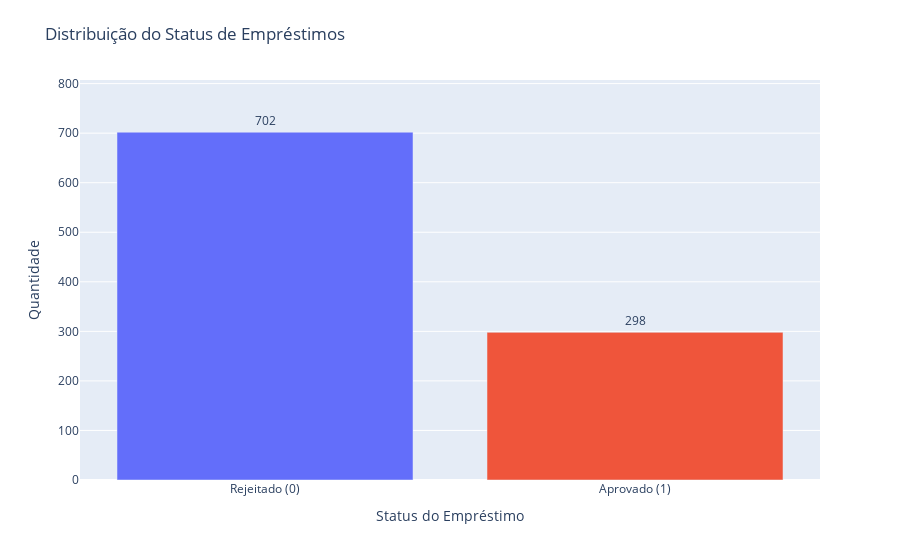

Source (notebook cell):
### Markdown cell above
#### **Gráfico: Status do Empréstimo**

### Code cell
loan_status_count = df['Loan_Approved'].value_counts().reset_index()
loan_status_count.columns = ["Loan_approved", "count"]
fig_loan_status = px.bar( loan_status_count,
                         x='Loan_approved',
                         y='count', color='Loan_approved',
                         text='count',
                         title='Distribuição do Status de Empréstimos',
                         labels={'Loan_approved': 'Status do Empréstimo', 'count': 'Número de Solicitações'} )

fig_loan_status.update_traces(textposition='outside')
fig_loan_status.update_layout( xaxis=dict(tickmode='array',
                                          tickvals=[0, 1],
                                          ticktext=['Rejeitado (0)', 'Aprovado (1)']),
                                          showlegend=False, yaxis_title='Quantidade',
                                          xaxis_title='Status do Empréstimo', )

max_y = loan_status_count['count'].max()
fig_loan_status.update_yaxes(range=[0, max_y * 1.15])
fig_loan_status.update_layout(margin=dict(t=80))
fig_loan_status.show()

### Figure 1 — Plotly figure (JSON) as saved in the notebook; plotly's stock layout.template omitted (floating-point values rounded to 4 significant figures)
{"data": [{"alignmentgroup": "True", "hovertemplate": "Status do Empréstimo=%{x}<br>Número de Solicitações=%{text}<extra></extra>", "legendgroup": "No", "marker": {"color": "#636efa", "pattern": {"shape": ""}}, "name": "No", "offsetgroup": "No", "orientation": "v", "showlegend": true, "text": [702], "textposition": "outside", "type": "bar", "x": ["No"], "xaxis": "x", "y": [702], "yaxis": "y"}, {"alignmentgroup": "True", "hovertemplate": "Status do Empréstimo=%{x}<br>Número de Solicitações=%{text}<extra></extra>", "legendgroup": "Yes", "marker": {"color": "#EF553B", "pattern": {"shape": ""}}, "name": "Yes", "offsetgroup": "Yes", "orientation": "v", "showlegend": true, "text": [298], "textposition": "outside", "type": "bar", "x": ["Yes"], "xaxis": "x", "y": [298], "yaxis": "y"}], "layout": {"barmode": "relative", "legend": {"title": {"text": "Status do Empréstimo"}, "tracegroupgap": 0}, "margin": {"t": 80}, "showlegend": false, "title": {"text": "Distribuição do Status de Empréstimos"}, "xaxis": {"anchor": "y", "categoryarray": ["No", "Yes"], "categoryorder": "array", "domain": [0, 1], "tickmode": "array", "ticktext": ["Rejeitado (0)", "Aprovado (1)"], "tickvals": [0, 1], "title": {"text": "Status do Empréstimo"}}, "yaxis": {"anchor": "x", "domain": [0, 1], "range": [0, 807.3], "title": {"text": "Quantidade"}}}}
